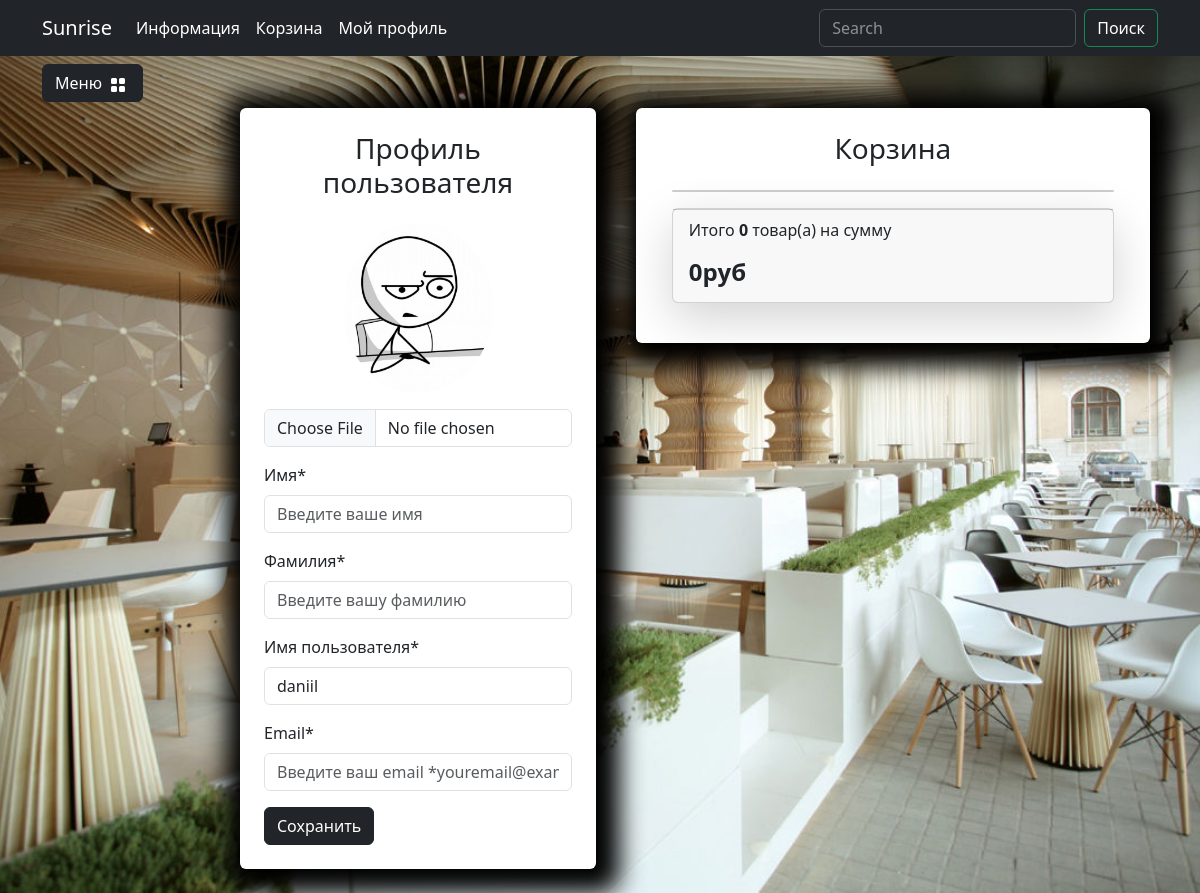
Page /user/profile/ (signed in) on the earlier database version.
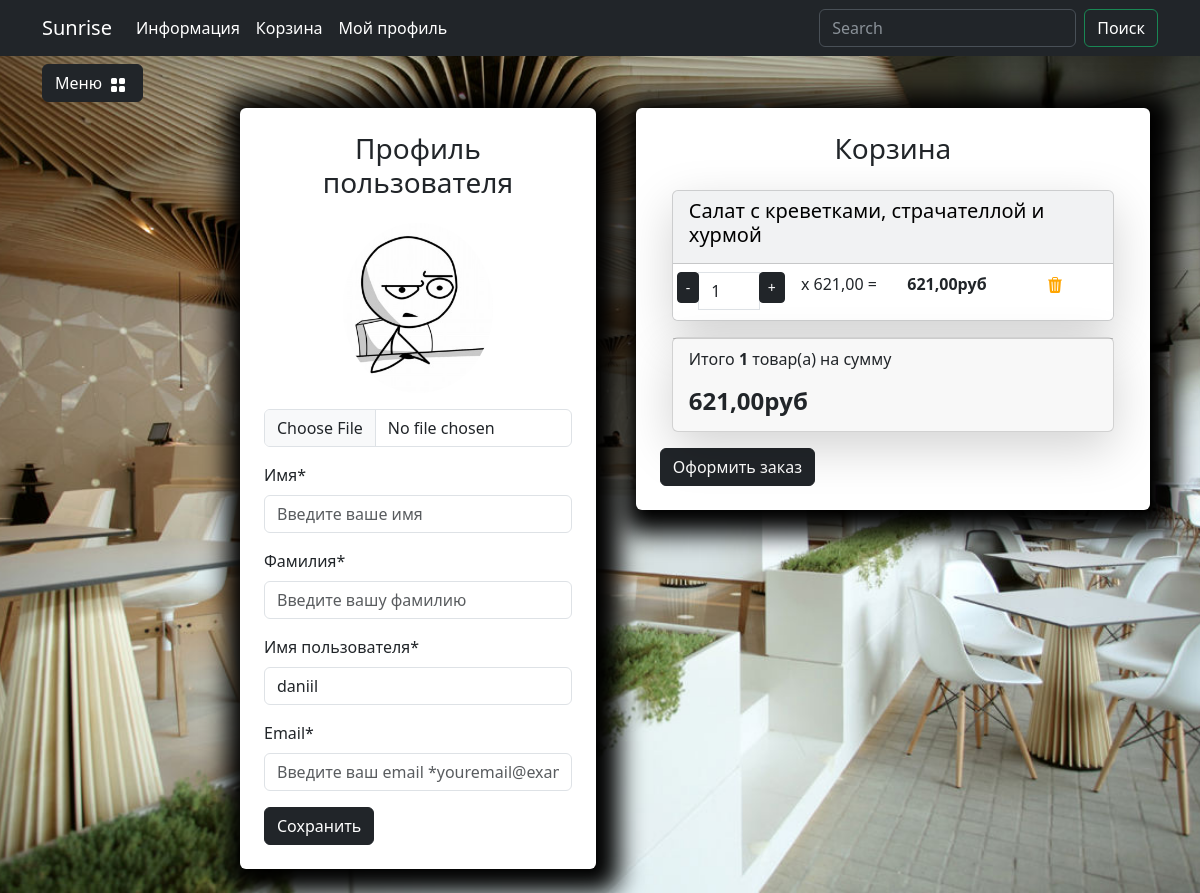
Same page on the later database version.
### users/models.py (models this page shows, shortened)
class User(AbstractUser):
    image=models.ImageField(upload_to='users_images',blank=True,null=True,verbose_name='Аватар')
    phone_number = models.CharField(max_length=10, blank=True, null=True)
    class Meta:
        db_table='user'
        verbose_name='Пользователя'
        verbose_name_plural='Пользователи'

### carts/models.py (models this page shows, shortened)
class Cart(models.Model):
    user = models.ForeignKey(to=User, on_delete=models.CASCADE, blank=True, null=True, verbose_name='Пользователь')
    product = models.ForeignKey(to=Products, on_delete=models.CASCADE, verbose_name='Товар')
    quantity = models.PositiveSmallIntegerField(default=0, verbose_name='Количество')
    session_key = models.CharField(max_length=32, null=True, blank=True)
    created_timestamp = models.DateTimeField(auto_now_add=True, verbose_name='Дата добавления')
    class Meta:
        db_table = 'cart'
        verbose_name = "Корзина"
        verbose_name_plural = "Корзина"
    objects = CartQueryset().as_manager()
    def products_price(self):
        return round(self.product.sell_price() * self.quantity, 2)

### goods/models.py (models this page shows, shortened)
class Products(models.Model):
    name=models.CharField(max_length=150,unique=True,verbose_name='Название')
    slug=models.SlugField(max_length=200,unique=True,blank=True,null=True,verbose_name='URL')
    description=models.TextField(blank=True,null=True,verbose_name='Описание')
    image=models.ImageField(upload_to='goods_images',blank=True,null=True,verbose_name='Изображение')
    price=models.DecimalField(default=0.00,max_digits=7,decimal_places=2,verbose_name='Цена')
    discount=models.DecimalField(default=0.00,max_digits=4,decimal_places=2,verbose_name='Скидка в %')
    porcia=models.CharField(max_length=150,default=0,verbose_name='Порция')
    category=models.ForeignKey(to=Categories,on_delete=models.CASCADE,verbose_name='Категория')
    class Meta:
        db_table='product'
        verbose_name='Продукт'
        verbose_name_plural='Продукты'
    def sell_price(self):
        if self.discount:
            return round(self.price - self.price*self.discount/100,2)
        return self.price

### users/views.py (the view)
# urls.py: path('profile/', views.profile, name='profile'),
@login_required
def profile(request):
    if request.method =='POST':
        form=ProfileForm(data=request.POST,instance=request.user,files=request.FILES)
        if form.is_valid():
           form.save()
           messages.success(request, "Профиль успешно обновлен")
           return HttpResponseRedirect(reverse('user:profile'))
    else:
        form=ProfileForm(instance=request.user)
    context ={
        'title': 'Sunrise - Профиль',
        'form': form
    }
    return render(request, 'users/profile.html', context)

### users/forms.py
class ProfileForm(UserChangeForm):
    class Meta:
        model = User
        fields = (
            "image",
            "first_name",
            "last_name",
            "username",
            "email",)
    image = forms.ImageField(required=False)
    first_name = forms.CharField()
    last_name = forms.CharField()
    username = forms.CharField()
    email = forms.CharField()

### carts/models.py (called while the page is built)
    def total_price(self):
        return sum(cart.products_price() for cart in self)

    def total_quantity(self):
        if self:
            return sum(cart.quantity for cart in self)
        return 0

### carts/templatetags/carts_tags.py (called while the page is built)
@register.simple_tag()
def user_carts(request):
    if request.user.is_authenticated:
        return Cart.objects.filter(user=request.user)

### goods/templatetags/goods_tags.py (called while the page is built)
@register.simple_tag()
def tag_categories():
    return Categories.objects.all()

### users/templates/users/profile.html (shortened to what this page needs)
{% extends "base.html" %}
{%  load static %}
{% load carts_tags %}
{% block content %}
<div class="row">
    <div class="container mt-5">
        <div class="row">
            <div class="col-md-5">
                <div class=" bg-white p-4 mb-4 mx-2 rounded custom-shadow">
                    <h3 class="text-center mb-4">Профиль пользователя</h3>
                    <form action="{%url "users:profile"%}"method="post" enctype="multipart/form-data">
                        <div class="row">
                            <div class="col-md-12 mb-3 text-center">
                                {%if user.image %}
                                    <img src="{{user.image.url}}"
                                        alt="Аватар пользователя" class="img-fluid rounded-circle"
                                        style="max-width: 150px;">
                                {%else%}
                                    <img src="{%static "deps/images/baseavatar.jpg"%}"
                                        alt="Аватар пользователя" class="img-fluid rounded-circle"
                                        style="max-width: 150px;">
                                {%endif%}
                                <input type="file" class="form-control mt-3" id="id_image"
                                    name='image'
                                    accept="image/*">
                            </div>
                            <div class="col-md-12 mb-3">
                                <label for="id_first_name" class="form-label">Имя*</label>
                                <input type="text" class="form-control" id="id_first_name"
                                    name="first_name"
                                    placeholder="Введите ваше имя" value="{{form.first_name.value}}" required>
                            </div>
                            <div class="col-md-12 mb-3">
                                <label for="id_last_name" class="form-label">Фамилия*</label>
                                <input type="text" class="form-control" id="id_last_name"
                                    name="last_name"
                                    placeholder="Введите вашу фамилию"
                                    value="{{ form.last_name.value }}"
                                    required>
                            </div>
                            <div class="col-md-12 mb-3">
                                <label for="id_username" class="form-label">Имя пользователя*</label>
                                <input type="text" class="form-control" id="id_username"
                                    name="username"
                                    placeholder="Введите ваше имя пользователя"
                                    value="{{ form.username.value }}"
                                    required>
                            </div>
                            <div class="col-md-12 mb-3">
                                <label for="id_email" class="form-label">Email*</label>
                                <input type="email" class="form-control" id="id_email"
                                    name="email"
                                    placeholder="Введите ваш email *youremail@example.com"
                                    value="{{ form.email.value }}"
                                    required>
                            </div>
                        </div>
                        <button type="submit" class="btn btn-dark">Сохранить</button>
                    </form>
                </div>
            </div>
            {% user_carts request as carts %}
            <div class="col-md-7">
                <div class=" bg-white p-4 mb-4 mx-2 rounded custom-shadow">
                    <h3 class="text-center mb-4">Корзина</h3>
                    <div class="container" id="cart-items-container">
                        {% include "carts/includes/included_cart.html"%}
                    </div>
                    {% if carts %}
                        <a class="btn btn-dark" href="../orders/create_order.html">
                            Оформить заказ
                        </a>
                    {% endif %}
                </div>
            </div>
        </div>
    </div>
</div>
{% endblock %}

### templates/base.html (shortened to what this page needs)
{%  load static %}
{% load goods_tags%}
<!DOCTYPE html>
<html lang="en">
<head>
    <link rel="stylesheet" href="{% static "deps/css/bootstrap/bootstrap.min.css" %}">
    <link rel="stylesheet" href="{% static "deps/css/my_css.css" %}">
</head>
<body>
    <header>
        <nav class="navbar navbar-expand-lg bg-dark" data-bs-theme="dark">
            <div class="container">
                <a class="navbar-brand" href="{% url "main:index" %}" ><span class="brand-text">Sunrise</span></a>
                <div class="collapse navbar-collapse" id="navbarSupportedContent">
                    <ul class="navbar-nav me-auto mb-2 mb-lg-0">
                        <li class="nav-item dropdown ">
                            <a class="nav-link dropdown-toggle text-white" href="#" role="button"
                                data-bs-toggle="dropdown" aria-expanded="false">
                                Информация
                            </a>
                        </li>
                        <li class="nav-item">
                            <a class="nav-link  text-white" href="{%url "user:users_cart"%}">Корзина</a>
                        </li>
                        {% if not user.is_authenticated %}
                            <li class="nav-item">
                                <a class="nav-link  text-white" href="{% url "user:login" %}">Войти</a>
                            </li>
                        {% else %}
                            <li class="nav-item dropdown ">
                                <a class="nav-link dropdown-toggle text-white" href="#" role="button"
                                    data-bs-toggle="dropdown" aria-expanded="false">
                                    Мой профиль
                                </a>
                            </li>
                        {% endif %}
                    </ul>
                    <form class="d-flex" role="search" action="{% url "catalog:search" %}" method="get">
                        <input class="form-control me-2" type="search" name="q" placeholder="Search" aria-label="Search">
                        <button class="btn btn-outline-success text-white" type="submit">Поиск</button>
                    </form>
                </div>
            </div>
        </nav>
    </header>
    <section>
        <div class="container">
            <div class="row mt-1 position-fixed z-3">
                <div class="dropdown mb-2">
                    <button class="btn btn-secondary dropdown-toggle btn-dark" type="button" data-bs-toggle="dropdown"
                        aria-expanded="false">
                        Меню
                        <img class="mx-1" src="{% static "deps/icons/grid-fill.svg" %}" alt="Catalog Icon" width="16"
                            height="16">
                    </button>
                        {%tag_categories as categories%}
                </div>
            </div>
        </div>
        <div class="container">
            <div class="row mt-1">
                <div class="col-lg-2">
                </div>
                <div class="col-lg-10">
                    {% block content %}
                    {% endblock content %}
                </div>
            </div>
        </div>
    </section>
</body>
</html>

### carts/templates/carts/includes/included_cart.html (shortened to what this page needs)
{% load static %}
<div class="card mb-3 text-bg-light shadow-lg">
    {% for cart in carts %}
        <div class="card-header">
            <h5 class="card-title">{{ cart.product.name }}</h5>
        </div>
        <ul class="list-group list-group-flush">
            <li class="list-group-item">
                <div class="row text-center">
                    <div class="col p-0">
                        <div class="input-group">
                            <span class="input-group-btn">
                                <button type="button" class="btn btn-dark btn-sm decrement"
                                    data-cart-id="{{ cart.id }}" data-cart-change-url="{% url "cart:cart_change" %}">
                                    -</button>
                            </span>
                            <input type="text" class="form-control number" value="{{ cart.quantity }}"
                                readonly>
                            <span class="input-group-btn">
                                <button type="button" class="btn btn-dark btn-sm increment"
                                    data-cart-id="{{ cart.id }}" data-cart-change-url="{% url "cart:cart_change" %}">
                                    +</button>
                            </span>
                        </div>
                    </div>
                    <div class="col p-0">
                        <p>x {{ cart.product.sell_price }} = </p>
                    </div>
                    <div class="col p-0"><strong>{{ cart.products_price }}руб</strong></div>
                    <div class="col p-0">
                        <a href="{% url "cart:cart_remove" cart.id %}" class="remove-from-cart" data-cart-id="">
                            <img class="mx-1" src="{% static "deps/icons/trash3-fill.svg" %}"
                                alt="Catalog Icon" width="16" height="16">
                        </a>
                    </div>
                </div>
            </li>
        </ul>
    {% endfor %}
</div>
<div class="card mb-3 shadow-lg">
    <div class="card-footer">
        <p class="float-left">Итого <strong>{{ carts.total_quantity }}</strong> товар(а) на сумму</p>
        <h4 class="float-left"><strong>{{ carts.total_price }}руб</strong></h4>
    </div>
</div>

### static/deps/css/my_css.css (style rules this page uses)
body { background-image: url("../images/bg-image.jpg"); background-repeat: no-repeat; background-attachment: fixed; background-position: center center; background-size: cover; height: 100%; }
.dropdown-toggle::after { content: none; }
.custom-shadow { box-shadow: 5px 5px 25px 19px #000000; }

Differences in the rows shown:
added Cart: product.name "Салат с креветками, страчателлой и хурмой", quantity "1", product.sell_price "621,00", products_price "621,00", total_quantity "1", total_price "621,00"
Other differences:
{{ carts.total_quantity }}: "0" → (not shown)
{{ carts.total_price }}: "0" → (not shown)
text now shown: "Оформить заказ"
